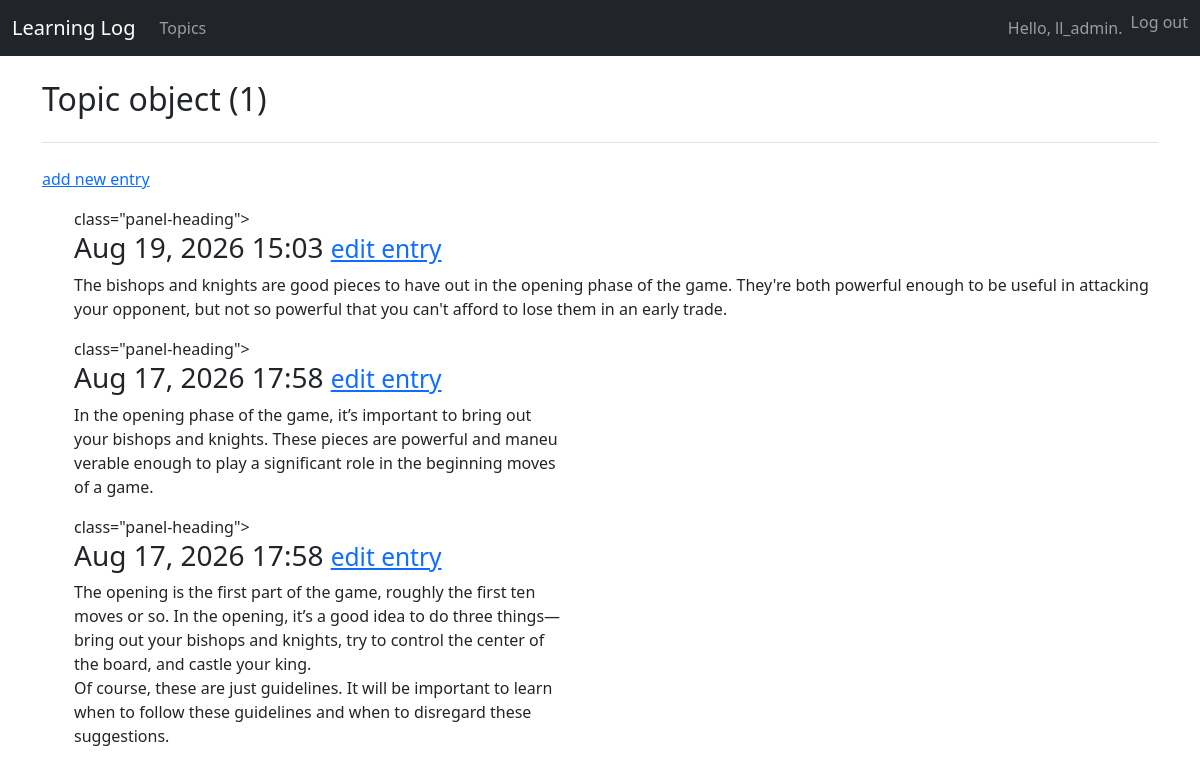
The page /topics/1/ (signed in) on the database its author committed.
### learning_logs/models.py (models this page shows, shortened)
class Topic(models.Model):
    text = models.CharField(max_length=200)
    date_added = models.DateTimeField(auto_now_add=True)
    owner = models.ForeignKey(User, on_delete=models.CASCADE)

class Entry(models.Model):
    topic = models.ForeignKey(Topic, on_delete=models.CASCADE)
    text = models.TextField()
    date_added = models.DateTimeField(auto_now_add=True)
    owner = models.ForeignKey(User, on_delete=models.CASCADE)
    class Meta:
        verbose_name_plural = 'entries'

### learning_logs/views.py (the view)
# urls.py: path('topics/<int:topic_id>/', views.topic, name='topic'),
@login_required
def topic(request, topic_id):
    topic = Topic.objects.get(id=topic_id)
    if topic.owner != request.user:
        raise Http404
    entries = topic.entry_set.order_by('-date_added')
    context = {'topic': topic, 'entries': entries}
    return render(request, 'learning_logs/topic.html', context)

### learning_logs/templates/learning_logs/topic.html
{% extends "learning_logs/base.html" %}
{% block header %}
  <h2>{{ topic }}</h2>
{% endblock header %}
{% block content %}
  <p>
    <a href="{% url 'learning_logs:new_entry' topic.id %}">add new entry</a>
  </p>
  <ul>
  {% for entry in entries %}
    <div class="panel panel-default">
      <div> class="panel-heading">
        <h3>
          {{ entry.date_added|date:'M d, Y H:i'}}
          <small>
            <a href="{% url 'learning_logs:edit_entry' entry.id %}">edit entry</a>
          </small>
        </h3>
      </div>
      <div class="panel-body">
        {{ entry.text|linebreaks }}
      </div>
    </div>
    {% empty %}
      There are no entries for this topic yet.
    {% endfor %}
{% endblock content %}

### learning_logs/templates/learning_logs/base.html (shortened to what this page needs)
{% load django_bootstrap5 %}
<!DOCTYPE html>
<html lang="en">
  <head>
    {% bootstrap_css %}
  </head>
  <body>
    <nav class="navbar navbar-expand-md navbar-dark bg-dark mb-4">
      <div class="container-fluid">
        <a class="navbar-brand" href="{% url 'learning_logs:index' %}">Learning Log</a>
        <div class="navbar-nav me-auto">
          <a class="nav-link" href="{% url 'learning_logs:topics' %}">Topics</a>
        </div>
        <div class="navbar-nav ms-auto">
          {% if user.is_authenticated %}
            <span class="navbar-text me-2">Hello, {{ user.username }}.</span>
            <form action="{% url 'users:logout' %}" method="post" style="display:inline;">
              <button type="submit" class="btn btn-link nav-link" style="display:inline; padding:0;">Log out</button>
            </form>
          {% else %}
            <a class="nav-link" href="{% url 'users:register' %}">Register</a>
            <a class="nav-link" href="{% url 'users:login' %}">Log in</a>
          {% endif %}
        </div>
      </div>
    </nav>
    <main class="container">
      <header class="pb-3 mb-4 border-bottom">
        {% block header %}{% endblock header %}
      </header>
      <div class="mb-4">
        {% block content %}{% endblock content %}
      </div>
    </main>
  </body>
</html>

### rows shown on the page
Topic: id "Topic object (1)"
Entry: date_added "Aug 19, 2026 15:03", text "The bishops and knights are good pieces to have out in the opening phase of the game. They're both powerful enough to be useful in attacking your opponent, but not so powerful that you can't afford to lose them in an early trade."
Entry: date_added "Aug 17, 2026 17:58", text "In the opening phase of the game, it’s important to bring out your bishops and knights. These pieces are powerful and maneu verable enough to play a significant role in the beginning moves of a game."
Entry: date_added "Aug 17, 2026 17:58", text "The opening is the first part of the game, roughly the first ten moves or so. In the opening, it’s a good idea to do three things— bring out your bishops and knights, try to control the center of the board, and castle your king. Of course, these are just guidelines. It will be important to learn when to follow these guidelines and when to disregard these suggestions."

### other values the page prints
{{ user.username }} "ll_admin"
